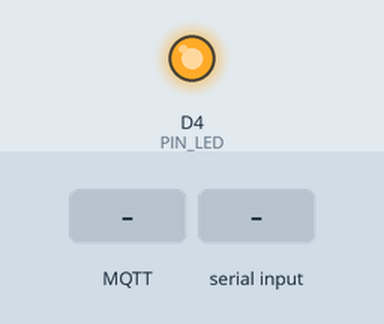
A sketch run on a simulated ESP8266 (NodeMCU). Shown: output pins drawn as LEDs (lit = HIGH). Dashed ring = blinking. The inputs (shaded band) are chosen by the test bench. WiFi joins after 1.5 s; servers stay silent unless stated; no MQTT or app messages arrive unless stated; what the sketch prints to the serial monitor is not drawn.

Above: at 0.3 s.
At 2.1 s:
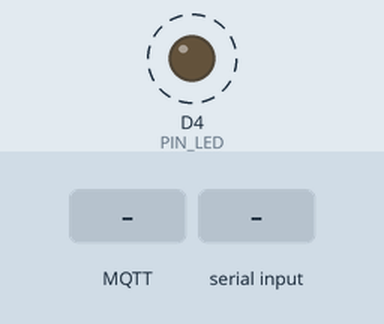
3.1 s: MQTT message "S" arrives on the first subscribed topic
At 5.2 s:
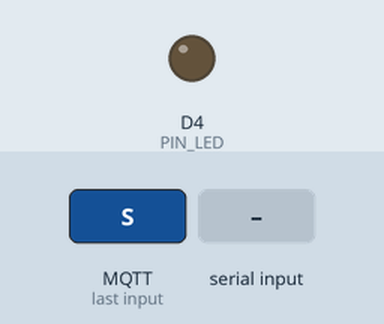
5.5 s: "PING:" received over the second serial link
7.0 s: MQTT message ":" arrives on the first subscribed topic
9.7 s: "LIGHT" received over the second serial link
11.2 s: MQTT message "1" arrives on the first subscribed topic
12.7 s: "HORN" received over the second serial link
Timing chart, 0 to 15.2 s (numbered marks = the images above; inputs shaded):
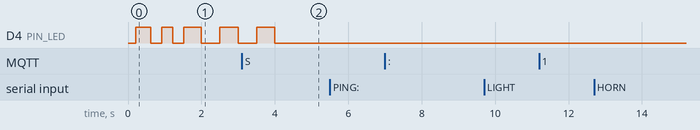

The sketch:

NodeMCU_IoT_Bridge.ino
```cpp
/*
 * =====================================================================================
 *                CYBER-RC // NODEMCU ESP8266 MQTT CLOUD IOT BRIDGE
 *                True Internet of Things (IoT) Remote Telemetry & Control
 * =====================================================================================
 * Target Board: NodeMCU 1.0 (ESP-12E Module) / ESP8266
 * Function:     1. Connects to Follower's Mobile Hotspot (4G/5G Cellular Internet)
 *               2. Connects to a Cloud MQTT Broker (TLS) via Internet
 *               3. Subscribes to commands published from 2nd Floor (or anywhere globally)
 *               4. Bridges commands to Arduino Uno via SoftwareSerial (Pins D1 & D2)
 *               5. Built-in Watchdog Failsafe (auto-stops car if internet signal drops)
 *
 * --- REQUIRED ARDUINO LIBRARY ---
 * Install via Arduino IDE:
 *   Sketch -> Include Library -> Manage Libraries -> Search "PubSubClient" -> Install
 *
 * --- PIN WIRING TO ARDUINO UNO (NO CHANGES NEEDED) ---
 *   NodeMCU Pin D1 (GPIO 5 - TX) ---> Arduino Uno Pin 2 (RX)
 *   NodeMCU Pin D2 (GPIO 4 - RX) <--- Arduino Uno Pin 3 (TX) [Telemetry/Feedback]
 *   NodeMCU GND                  <--- Arduino Uno GND (MANDATORY COMMON GROUND)
 *   NodeMCU VIN                  <--- 5V Power (from Arduino 5V / L298N 5V out)
 * =====================================================================================
 */

#include <ESP8266WiFi.h>
#include <WiFiClientSecure.h>
#include <PubSubClient.h>
#include <SoftwareSerial.h>

// =====================================================================================
//                             CONFIGURATION SETTINGS
// =====================================================================================

// 1 & 2. HOTSPOT + MQTT BROKER CREDENTIALS
// Kept in secrets.h (git-ignored) so passwords never get pushed to GitHub.
// First time: copy secrets.example.h to secrets.h and fill it in.
#include "secrets.h"

// 3. UNIQUE TOPIC IDENTIFIER
// Must match the Topic in your Web Cockpit settings (default: "cyber_rc_car")
const char* TOPIC_CMD    = "cyber_rc_car/cmd";     // Receives driving commands
const char* TOPIC_STATUS = "cyber_rc_car/status";  // Sends telemetry to cockpit
const char* TOPIC_PONG   = "cyber_rc_car/pong";    // Echoes latency pings back to cockpit

// =====================================================================================

// SoftwareSerial communication to Arduino Uno (RX=D2, TX=D1)
SoftwareSerial unoSerial(D2, D1); // D2 = RX (GPIO 4), D1 = TX (GPIO 5)
const long UNO_BAUD = 38400; // Must match LINK_BAUD in Arduino_RC_Car.ino

// Wi-Fi and MQTT Client instances (TLS: EMQX Serverless only accepts port 8883)
WiFiClientSecure espClient;
PubSubClient mqttClient(espClient);

// Watchdog & Safety variables
unsigned long lastCommandTime = 0;
bool carIsActive = false;
const unsigned long AUTO_STOP_TIMEOUT = 1200; // ms: Stops car if no command within 1.2s

// Active drive command, re-sent to the Uno every 100ms so a dropped serial byte
// is corrected on the next refresh and the Uno's 500ms failsafe never fires mid-drive
char driveCmd[32] = "S:0";
unsigned long lastRefreshTime = 0;
const unsigned long REFRESH_INTERVAL = 100;

// Non-blocking reconnect timers
unsigned long lastReconnectAttempt = 0;
unsigned long lastTelemetryTime = 0;
unsigned long lastWiFiCheckTime = 0;

// LED Indicator (NodeMCU onboard LED is active LOW: LOW = ON, HIGH = OFF)
const int PIN_LED = LED_BUILTIN; // GPIO 2 (D4)

// --- FORWARD DECLARATIONS ---
void setupWiFi();
void mqttCallback(char* topic, byte* payload, unsigned int length);
boolean reconnectMQTT();

void setup() {
  // Initialize Hardware USB Serial for PC debugging
  Serial.begin(115200);
  delay(200);
  Serial.println();
  Serial.println(F("================================================"));
  Serial.println(F("    CYBER-RC // NODEMCU MQTT CLOUD BRIDGE       "));
  Serial.println(F("================================================"));

  pinMode(PIN_LED, OUTPUT);
  digitalWrite(PIN_LED, HIGH); // Turn LED off initially

  // Initialize SoftwareSerial to Arduino Uno
  unoSerial.begin(UNO_BAUD);
  Serial.println(F("[SERIAL]: SoftwareSerial active on D1(TX)->Uno(2) and D2(RX)->Uno(3) at 38400 baud"));

  // Connect to Follower's Mobile Hotspot with robust reconnection settings
  setupWiFi();

  // Configure MQTT Cloud Client
  mqttClient.setServer(MQTT_BROKER, MQTT_PORT);
  mqttClient.setCallback(mqttCallback);
  mqttClient.setBufferSize(256); // Ensure sufficient buffer for packets
  espClient.setNoDelay(true);    // Disable Nagle: send small packets (pongs) immediately
  // Encrypts traffic but skips verifying the broker's certificate (no clock/CA bundle
  // needed on the ESP8266). Fine for a school project; not for anything sensitive.
  espClient.setInsecure();

  // Send initial stop command to Arduino
  unoSerial.println("S:0");
  Serial.println(F("[READY]: Listening for Cloud MQTT Commands...\n"));
}

void loop() {
  unsigned long now = millis();

  // 0. Watchdog Failsafe: Auto-stop car if the command stream stopped while moving.
  //    Runs before the Wi-Fi check so it still fires when Wi-Fi drops.
  if (carIsActive && (now - lastCommandTime > AUTO_STOP_TIMEOUT)) {
    Serial.println(F("[WATCHDOG]: Command stream timeout! Stopping RC Car."));
    strcpy(driveCmd, "S:0");
    unoSerial.println(driveCmd);
    carIsActive = false;
  }

  // 0b. Refresh the active drive command to the Uno
  if (now - lastRefreshTime >= REFRESH_INTERVAL) {
    lastRefreshTime = now;
    unoSerial.println(driveCmd);
  }

  // 1. Maintain Wi-Fi Connection (Smooth background auto-reconnect)
  if (WiFi.status() != WL_CONNECTED) {
    // Fast blink LED to visibly show it is searching for hotspot
    digitalWrite(PIN_LED, (now % 400 < 200) ? LOW : HIGH);

    if (now - lastWiFiCheckTime > 8000) {
      lastWiFiCheckTime = now;
      Serial.println(F("[WIFI]: Searching / reconnecting to hotspot..."));
      WiFi.reconnect();
    }
    return; // Don't try MQTT while Wi-Fi is down
  }

  // 2. Maintain MQTT Cloud Connection (Non-blocking reconnect)
  if (!mqttClient.connected()) {
    // Slow blink LED to show Wi-Fi is connected but waiting for MQTT Cloud
    digitalWrite(PIN_LED, (now % 1000 < 500) ? LOW : HIGH);

    if (now - lastReconnectAttempt > 4000) {
      lastReconnectAttempt = now;
      if (reconnectMQTT()) {
        lastReconnectAttempt = 0;
      }
    }
  } else {
    // Process incoming MQTT messages
    mqttClient.loop();
    digitalWrite(PIN_LED, LOW); // Solid blue LED = 100% HEALTHY CLOUD LINK
  }

  // 3. Send Periodic Telemetry/Heartbeat to Cloud (Every 3 seconds)
  if (now - lastTelemetryTime > 3000) {
    lastTelemetryTime = now;
    if (mqttClient.connected()) {
      String json = "{\"status\":\"ONLINE\",\"rssi\":" + String(WiFi.RSSI()) + ",\"uptime\":" + String(now / 1000) + "}";
      mqttClient.publish(TOPIC_STATUS, json.c_str());
    }
  }

  // 4. Forward any telemetry/log messages from Arduino Uno to PC Serial Monitor
  while (unoSerial.available() > 0) {
    char c = (char)unoSerial.read();
    Serial.write(c);
  }
}

// --- WI-FI CONNECTION HANDLER ---
void setupWiFi() {
  Serial.println();
  Serial.print(F("[WIFI]: Connecting to Hotspot: "));
  Serial.println(WIFI_SSID);

  WiFi.persistent(false);          // Prevent flash wear and stale cached configs
  WiFi.disconnect(true);           // Clear old state
  delay(100);
  WiFi.mode(WIFI_STA);
  WiFi.setAutoReconnect(true);     // Let ESP8266 radio auto-reconnect in hardware
  WiFi.setSleepMode(WIFI_NONE_SLEEP); // Disable power save sleep (keeps Wi-Fi always awake)
  WiFi.begin(WIFI_SSID, WIFI_PASS);

  int attempts = 0;
  while (WiFi.status() != WL_CONNECTED && attempts < 30) {
    delay(300);
    Serial.print(F("."));
    digitalWrite(PIN_LED, (attempts % 2 == 0) ? LOW : HIGH); // Blink while connecting
    attempts++;
  }

  if (WiFi.status() == WL_CONNECTED) {
    Serial.println();
    Serial.print(F("[WIFI]: Connected! IP assigned by Hotspot: "));
    Serial.println(WiFi.localIP());
    Serial.print(F("[WIFI]: Signal Strength (RSSI): "));
    Serial.print(WiFi.RSSI());
    Serial.println(F(" dBm"));
  } else {
    Serial.println();
    Serial.println(F("[WIFI]: Initial connection timeout. Background auto-reconnect armed."));
  }
}

// --- MQTT CLOUD RECONNECT HANDLER ---
boolean reconnectMQTT() {
  Serial.print(F("[MQTT]: Connecting to Cloud Broker ("));
  Serial.print(MQTT_BROKER);
  Serial.print(F(")... "));

  // Generate a unique Client ID based on NodeMCU Chip ID
  String clientId = "CYBER_RC_NODE_" + String(ESP.getChipId(), HEX);

  if (mqttClient.connect(clientId.c_str(), MQTT_USER, MQTT_PASS)) {
    Serial.println(F("CONNECTED!"));

    // Subscribe to the command topic
    mqttClient.subscribe(TOPIC_CMD);
    Serial.print(F("[MQTT]: Subscribed to topic: "));
    Serial.println(TOPIC_CMD);

    // Announce online status
    mqttClient.publish(TOPIC_STATUS, "{\"status\":\"ONLINE\"}");
    return true;
  } else {
    Serial.print(F("FAILED. State code: "));
    Serial.println(mqttClient.state());
    return false;
  }
}

// --- MQTT MESSAGE RECEIVED CALLBACK ---
// This function runs automatically whenever a command arrives from the Web Cockpit!
void mqttCallback(char* topic, byte* payload, unsigned int length) {
  // Convert payload byte buffer into a clean null-terminated string
  char msg[64];
  if (length >= sizeof(msg)) length = sizeof(msg) - 1;
  memcpy(msg, payload, length);
  msg[length] = '\0';

  // Latency ping from the cockpit: echo it straight back, don't forward to the Uno
  if (strncmp(msg, "PING:", 5) == 0) {
    mqttClient.publish(TOPIC_PONG, msg + 5);
    return;
  }

  // Send packet directly to Arduino Uno via SoftwareSerial!
  // e.g., "F:200\n", "S:0\n", "V:100:0:200\n", "LIGHT:1\n", "HORN:1\n"
  unoSerial.println(msg);

  // Lights/horn are one-shot: don't let them replace the active drive command
  if (strncmp(msg, "LIGHT", 5) == 0 || strncmp(msg, "HORN", 4) == 0) {
    return;
  }

  // Debug log on USB Serial Monitor (only when the drive command changes)
  if (strcmp(msg, driveCmd) != 0) {
    Serial.print(F("[MQTT -> UNO]: "));
    Serial.println(msg);
  }

  strncpy(driveCmd, msg, sizeof(driveCmd) - 1);
  driveCmd[sizeof(driveCmd) - 1] = '\0';
  lastCommandTime = millis();
  // Stop is exactly "S" / "S:<n>"; "SL"/"SR" are spins and count as moving
  carIsActive = !(msg[0] == 'S' && (msg[1] == ':' || msg[1] == '\0'));
}
```

secrets.example.h
```cpp
// Copy this file to secrets.h (same folder) and fill in your values.
// secrets.h is git-ignored, so your passwords never get pushed to GitHub.

#pragma once

// Follower's mobile hotspot
const char* WIFI_SSID = "YOUR_HOTSPOT_NAME";
const char* WIFI_PASS = "YOUR_HOTSPOT_PASSWORD";

// MQTT broker (EMQX Serverless: Overview page -> address, MQTT over TLS port)
const char* MQTT_BROKER = "xxxxxxxx.ala.asia-southeast1.emqxsl.com";
const int   MQTT_PORT   = 8883;
const char* MQTT_USER   = "rccar";
const char* MQTT_PASS   = "YOUR_MQTT_PASSWORD";
```

Measured:
- after the input at 5.5 s, every drawn part: stays the same
- after the input at 7.0 s, every drawn part: stays the same
- after the input at 9.7 s, every drawn part: stays the same
- after the input at 11.2 s, every drawn part: stays the same
- after the input at 12.7 s, every drawn part: stays the same
